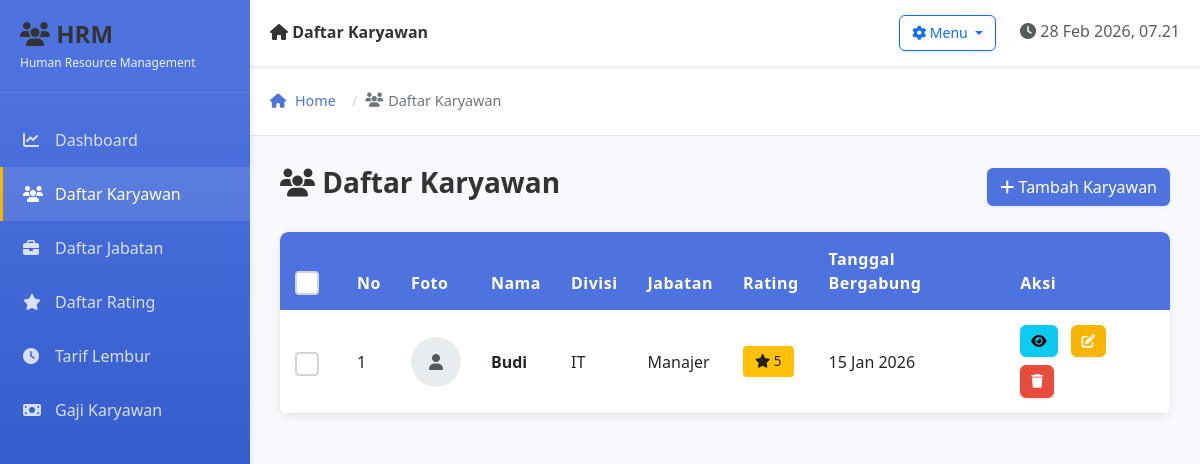
/views/karyawan.php, run on the app's committed database.
### tables this page shows
CREATE TABLE `karyawan` (
  `id` int(11) NOT NULL,
  `id_jabatan` int(11) NOT NULL,
  `id_rating` int(11) NOT NULL,
  `nama` varchar(100) NOT NULL,
  `divisi` varchar(100) DEFAULT NULL,
  `alamat` text DEFAULT NULL,
  `umur` varchar(10) DEFAULT NULL,
  `jenis_kelamin` varchar(20) DEFAULT NULL,
  `status` varchar(50) DEFAULT NULL,
  `aktif` tinyint(1) NOT NULL DEFAULT 1,
  `path_image` varchar(255) DEFAULT NULL,
  `created_at` timestamp NOT NULL DEFAULT current_timestamp()
);

CREATE TABLE `jabatan` (
  `id` int(11) NOT NULL,
  `nama` varchar(100) NOT NULL,
  `gaji_pokok` int(11) NOT NULL,
  `tunjangan` int(11) NOT NULL,
  `created_at` timestamp NOT NULL DEFAULT current_timestamp()
);

CREATE TABLE `rating` (
  `id` int(11) NOT NULL,
  `rating` int(11) NOT NULL,
  `presentase_bonus` int(11) NOT NULL
);

### config/Database.php (called while the page is built, shortened)
<?php
class Database {
    private $host = "localhost";
    private $user = "root";
    private $pass = "";
    private $db = "kantor";
    private $conn;
    private function connect() {
        $this->conn = mysqli_connect($this->host, $this->user, $this->pass, $this->db);
        mysqli_set_charset($this->conn, "utf8mb4");
    }
    public function query($sql) {
        return mysqli_query($this->conn, $sql);
    }
}

### models/Karyawan.php (called while the page is built, shortened)
<?php
require_once __DIR__ . '/../classes/Model.php';
class Karyawan extends Model {
    protected $table = 'karyawan';
    public function getAll() {
        $sql = "SELECT k.*, j.nama as jabatan_nama, j.gaji_pokok, j.tunjangan, r.rating, r.presentase_bonus
                FROM {$this->table} k
                LEFT JOIN jabatan j ON k.id_jabatan = j.id
                LEFT JOIN rating r ON k.id_rating = r.id
                ORDER BY k.created_at DESC";
        return $this->fetchAll($sql);
    }
}

### classes/Model.php (called while the page is built, shortened)
<?php
class Model {
    protected $db;
    public function __construct() {
        require_once __DIR__ . '/../config/Database.php';
        $this->db = new Database();
    }
    public function query($sql) {
        return $this->db->query($sql);
    }
    public function fetchAll($sql) {
        $result = $this->query($sql);
        $data = [];
        if ($result && mysqli_num_rows($result) > 0) {
            while ($row = mysqli_fetch_assoc($result)) {
                $data[] = $row;
            }
        }
        return $data;
    }
}

### views/karyawan.php (the view, shortened to what this page needs)
<?php
require_once __DIR__ . '/../models/Karyawan.php';
$karyawan_model = new Karyawan();
$items_per_page = 10;
$current_page_num = isset($_GET['page']) ? max(1, intval($_GET['page'])) : 1;
$offset = ($current_page_num - 1) * $items_per_page;
$all_karyawan = $karyawan_model->getAll();
$paginated_karyawan = array_slice($all_karyawan, $offset, $items_per_page);
include __DIR__ . '/layout.php';
?>
<div class="d-flex justify-content-between align-items-center mb-4">
    <h3><i class="fas fa-users"></i> Daftar Karyawan</h3>
    <div class="d-flex gap-2">
        <a href="<?php echo BASE_URL; ?>views/karyawan-form.php" class="btn btn-primary">
            <i class="fas fa-plus"></i> Tambah Karyawan
        </a>
    </div>
</div>
<?php if (count($all_karyawan) > 0): ?>
    <div class="card">
        <div class="table-responsive">
            <table class="table table-hover mb-0">
                <thead class="table-dark">
                    <tr>
                        <th style="width: 40px;">
                            <input type="checkbox" class="form-check-input" id="selectAllCheckbox" onchange="toggleSelectAll(this);">
                        </th>
                        <th>No</th>
                        <th style="width: 80px;">Foto</th>
                        <th>Nama</th>
                        <th>Divisi</th>
                        <th>Jabatan</th>
                        <th>Rating</th>
                        <th>Tanggal Bergabung</th>
                        <th>Aksi</th>
                    </tr>
                </thead>
                <tbody>
                    <?php foreach ($paginated_karyawan as $index => $item): ?>
                        <tr>
                            <td>
                                <input type="checkbox" class="form-check-input row-checkbox" value="<?php echo $item['id']; ?>" onchange="updateBulkDeleteBtn();">
                            </td>
                            <td><?php echo $offset + $index + 1; ?></td>
                            <td>
                                <?php if (!empty($item['path_image']) && file_exists(__DIR__ . '/../' . $item['path_image'])): ?>
                                    <img src="<?php echo BASE_URL . htmlspecialchars($item['path_image']); ?>" alt="<?php echo htmlspecialchars($item['nama']); ?>" class="rounded-circle" style="width: 50px; height: 50px; object-fit: cover;">
                                <?php else: ?>
                                    <div class="rounded-circle d-flex align-items-center justify-content-center" style="width: 50px; height: 50px; background-color: #e9ecef;">
                                        <i class="fas fa-user text-muted"></i>
                                    </div>
                                <?php endif; ?>
                            </td>
                            <td><strong><?php echo htmlspecialchars($item['nama']); ?></strong></td>
                            <td><?php echo htmlspecialchars($item['divisi']); ?></td>
                            <td><?php echo htmlspecialchars($item['jabatan_nama']); ?></td>
                            <td>
                                <span class="badge bg-warning text-dark">
                                    <i class="fas fa-star"></i> <?php echo $item['rating']; ?>
                                </span>
                            </td>
                            <td><?php echo date('d M Y', strtotime($item['created_at'])); ?></td>
                            <td class="action-buttons">
                                <a href="<?php echo BASE_URL; ?>views/karyawan-detail.php?id=<?php echo $item['id']; ?>" class="btn btn-info btn-sm" title="Detail">
                                    <i class="fas fa-eye"></i>
                                </a>
                                <a href="<?php echo BASE_URL; ?>views/karyawan-form.php?id=<?php echo $item['id']; ?>" class="btn btn-warning btn-sm" title="Edit">
                                    <i class="fas fa-edit"></i>
                                </a>
                                <button class="btn btn-danger btn-sm" onclick="showDeleteConfirm('<?php echo BASE_URL; ?>controllers/karyawan-controller.php?action=delete&id=<?php echo $item['id']; ?>', '<?php echo addslashes($item['nama']); ?>');" title="Hapus">
                                    <i class="fas fa-trash"></i>
                                </button>
                            </td>
                        </tr>
                    <?php endforeach; ?>
                </tbody>
            </table>
        </div>
    </div>
<?php endif; ?>
<?php include __DIR__ . '/layout-footer.php'; ?>

### assets/css/style.css (style rules this page uses)
:root { --primary-color: #4e73df; --secondary-color: #858796; --success-color: #1cc88a; --danger-color: #e74c3c; --warning-color: #f8b500; --info-color: #17a2b8; --light-bg: #f8f9fc; --sidebar-width: 250px; }
html, body { width: 100%; height: 100%; margin: 0; padding: 0; overflow-x: hidden; }
body { background-color: var(--light-bg); font-family: 'Segoe UI', Tahoma, Geneva, Verdana, sans-serif; }
.card { border: none; box-shadow: 0 2px 8px rgba(0,0,0,0.08); border-radius: 8px; }
.btn-primary { background-color: var(--primary-color); border-color: var(--primary-color); }
.btn-danger { background-color: var(--danger-color); border-color: var(--danger-color); }
.btn-warning { background-color: var(--warning-color); border-color: var(--warning-color); color: white; }
.table { background-color: white; border-radius: 8px; overflow: hidden; }
.table thead th { background-color: var(--primary-color); color: white; font-weight: 600; border: none; padding: 15px; }
.table tbody td { padding: 15px; vertical-align: middle; border-color: #e3e6f0; }
.action-buttons { white-space: nowrap; }
.action-buttons .btn { padding: 5px 10px; font-size: 0.85rem; margin-right: 5px; }
.table-responsive { border-radius: 8px; }
.form-check-input { width: 2.5em; height: 1.5em; margin-top: 0.35em; border: 2px solid #d1d3d6; background-color: #f0f0f0; cursor: pointer; transition: all 0.3s ease; }
.form-check-input { margin-left: 0; margin-right: 8px; cursor: pointer; }
table .form-check-input { width: 1.5em; height: 1.5em; margin-top: 0.35em; border: 2px solid #d1d3d6; background-color: white; transition: all 0.3s ease; }
.card { border: none; box-shadow: 0 2px 8px rgba(0,0,0,0.08); border-radius: 8px; transition: box-shadow 0.3s ease, transform 0.3s ease; }
.btn { font-weight: 500; border-radius: 6px; transition: all 0.3s ease; box-shadow: 0 1px 3px rgba(0,0,0,0.1); }
.btn-sm { padding: 0.4rem 0.75rem; font-size: 0.875rem; }
.table tbody tr { transition: all 0.2s ease; }
.table thead th { font-weight: 600; letter-spacing: 0.5px; }
.badge { padding: 0.5rem 0.75rem; font-weight: 500; font-size: 0.85rem; border-radius: 4px; }
.page-content > div:not(:last-child) { margin-bottom: 2rem; }
h1, h2, h3, h4, h5, h6 { color: #333; font-weight: 600; margin-bottom: 0.5rem; }
a { color: var(--primary-color); text-decoration: none; transition: color 0.2s ease; }
.action-buttons { display: flex; gap: 0.5rem; flex-wrap: wrap; }
.action-buttons .btn { flex: 0 1 auto; }
html { scroll-behavior: smooth; }

### data on the page
karyawan: index "1", nama "Budi", divisi "IT", id_jabatan.nama "Manajer", id_rating.rating "5", created_at "15 Jan 2026"

### other printed values
$page_title "Daftar Karyawan"
$item['label'] "Daftar Karyawan"
